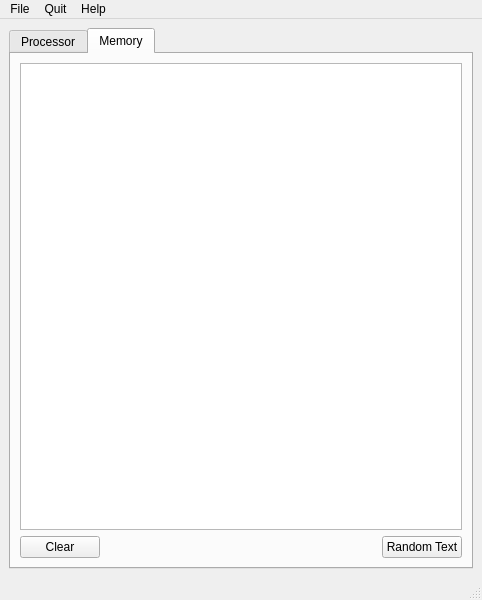
<?xml version="1.0" encoding="UTF-8"?>
<ui version="4.0">
 <class>MainWindow</class>
 <widget class="QMainWindow" name="MainWindow">
  <property name="geometry">
   <rect>
    <x>0</x>
    <y>0</y>
    <width>482</width>
    <height>600</height>
   </rect>
  </property>
  <property name="windowTitle">
   <string>MainWindow</string>
  </property>
  <widget class="QWidget" name="centralwidget">
   <layout class="QGridLayout" name="gridLayout">
    <item row="0" column="0">
     <widget class="QTabWidget" name="tabWidget">
      <property name="currentIndex">
       <number>1</number>
      </property>
      <widget class="QWidget" name="tab">
       <attribute name="title">
        <string>Processor</string>
       </attribute>
       <layout class="QGridLayout" name="gridLayout_2">
        <item row="0" column="0">
         <layout class="QHBoxLayout" name="horizontalLayout">
          <item>
           <widget class="QPushButton" name="clearButton">
            <property name="text">
             <string>Clear</string>
            </property>
           </widget>
          </item>
          <item>
           <widget class="QLineEdit" name="EAXlineEdit"/>
          </item>
          <item>
           <widget class="QLabel" name="label">
            <property name="text">
             <string>EAX</string>
            </property>
           </widget>
          </item>
          <item>
           <spacer name="horizontalSpacer">
            <property name="orientation">
             <enum>Qt::Horizontal</enum>
            </property>
            <property name="sizeHint" stdset="0">
             <size>
              <width>40</width>
              <height>20</height>
             </size>
            </property>
           </spacer>
          </item>
         </layout>
        </item>
       </layout>
      </widget>
      <widget class="QWidget" name="tab_2">
       <attribute name="title">
        <string>Memory</string>
       </attribute>
       <layout class="QGridLayout" name="gridLayout_4">
        <item row="0" column="0">
         <widget class="QTextEdit" name="textEdit"/>
        </item>
        <item row="1" column="0">
         <layout class="QGridLayout" name="gridLayout_3">
          <item row="0" column="0">
           <layout class="QHBoxLayout" name="horizontalLayout_2">
            <item>
             <widget class="QPushButton" name="pushButton">
              <property name="text">
               <string>Clear</string>
              </property>
             </widget>
            </item>
            <item>
             <spacer name="horizontalSpacer_2">
              <property name="orientation">
               <enum>Qt::Horizontal</enum>
              </property>
              <property name="sizeHint" stdset="0">
               <size>
                <width>40</width>
                <height>20</height>
               </size>
              </property>
             </spacer>
            </item>
            <item>
             <widget class="QPushButton" name="pushButton_2">
              <property name="text">
               <string>Random Text</string>
              </property>
             </widget>
            </item>
           </layout>
          </item>
         </layout>
        </item>
       </layout>
      </widget>
     </widget>
    </item>
   </layout>
  </widget>
  <widget class="QMenuBar" name="menubar">
   <property name="geometry">
    <rect>
     <x>0</x>
     <y>0</y>
     <width>482</width>
     <height>22</height>
    </rect>
   </property>
   <widget class="QMenu" name="menuFile">
    <property name="title">
     <string>File</string>
    </property>
    <addaction name="actionSave_Program"/>
    <addaction name="actionLoad_Program"/>
   </widget>
   <widget class="QMenu" name="menuQuit">
    <property name="title">
     <string>Quit</string>
    </property>
   </widget>
   <widget class="QMenu" name="menuHelp">
    <property name="title">
     <string>Help</string>
    </property>
   </widget>
   <addaction name="menuFile"/>
   <addaction name="menuQuit"/>
   <addaction name="menuHelp"/>
  </widget>
  <widget class="QStatusBar" name="statusbar"/>
  <action name="actionSave_Program">
   <property name="text">
    <string>Save Program</string>
   </property>
  </action>
  <action name="actionLoad_Program">
   <property name="text">
    <string>Load Program</string>
   </property>
  </action>
 </widget>
 <resources/>
 <connections>
  <connection>
   <sender>clearButton</sender>
   <signal>clicked()</signal>
   <receiver>EAXlineEdit</receiver>
   <slot>clear()</slot>
   <hints>
    <hint type="sourcelabel">
     <x>71</x>
     <y>301</y>
    </hint>
    <hint type="destinationlabel">
     <x>192</x>
     <y>299</y>
    </hint>
   </hints>
  </connection>
  <connection>
   <sender>pushButton_2</sender>
   <signal>clicked()</signal>
   <receiver>MainWindow</receiver>
   <slot>addRandomTextSlot()</slot>
   <hints>
    <hint type="sourcelabel">
     <x>363</x>
     <y>521</y>
    </hint>
    <hint type="destinationlabel">
     <x>476</x>
     <y>440</y>
    </hint>
   </hints>
  </connection>
  <connection>
   <sender>pushButton</sender>
   <signal>clicked()</signal>
   <receiver>textEdit</receiver>
   <slot>clear()</slot>
   <hints>
    <hint type="sourcelabel">
     <x>78</x>
     <y>521</y>
    </hint>
    <hint type="destinationlabel">
     <x>92</x>
     <y>449</y>
    </hint>
   </hints>
  </connection>
 </connections>
 <slots>
  <slot>addRandomTextSlot()</slot>
 </slots>
</ui>
